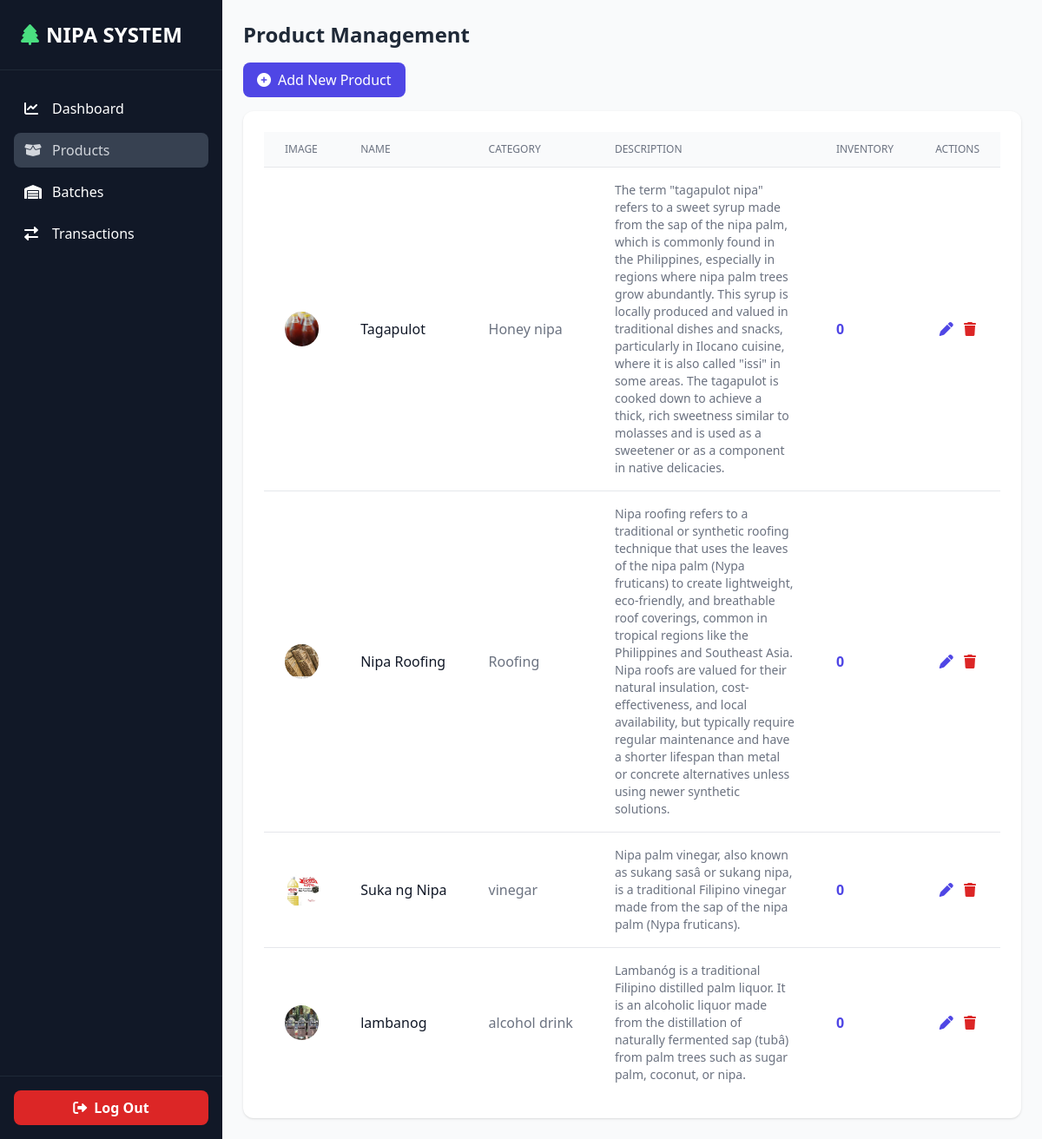
/dashboard.php?section=products (signed in), run on the app's committed database.
### tables this page shows
CREATE TABLE `products` (
  `id` int(11) NOT NULL,
  `name` varchar(255) NOT NULL,
  `category` varchar(100) DEFAULT NULL,
  `description` text DEFAULT NULL,
  `imageUrl` varchar(500) DEFAULT NULL,
  `created_at` timestamp NOT NULL DEFAULT current_timestamp(),
  `updated_at` timestamp NOT NULL DEFAULT current_timestamp() ON UPDATE current_timestamp()
);

### src/dashboard.php (the view, shortened to what this page needs)
<?php
require 'db.php';
$stmt = $pdo->query("SELECT * FROM products ORDER BY id DESC");
$products = $stmt->fetchAll();
$stmt = $pdo->query("
    SELECT b.*, p.name AS product_name
    FROM batches b
    JOIN products p ON p.id = b.product_id
    ORDER BY b.id DESC
");
$batches = $stmt->fetchAll();
$stmt = $pdo->query("
    SELECT t.*, p.name AS product_name, b.manufacture_date
    FROM transactions t
    JOIN products p ON p.id = t.product_id
    JOIN batches b ON b.id = t.batch_id
    ORDER BY t.id DESC
");
$transactions = $stmt->fetchAll();
$inventory = [];
foreach ($batches as $b) {
    $pid = $b['product_id'];
    $inventory[$pid] = ($inventory[$pid] ?? 0) + (int)$b['quantity'];
}
foreach ($transactions as $t) {
    $pid = $t['product_id'];
    $inventory[$pid] = ($inventory[$pid] ?? 0) - (int)$t['quantity_sold'];
}
$currentSection = $_GET['section'] ?? 'dashboard';
?>
<!DOCTYPE html>
<html lang="en">
<head>
    <script src="https://cdn.tailwindcss.com"></script>
    <link rel="stylesheet" href="https://cdnjs.cloudflare.com/ajax/libs/font-awesome/6.0.0-beta3/css/all.min.css">
</head>
<body class="bg-gray-50">
<aside id="sidebar" class="fixed top-0 left-0 h-full w-64 bg-gray-900 text-white flex flex-col z-50 transition-transform duration-300 ease-in-out sidebar-hide lg:sidebar-show">
    <div class="p-6 text-2xl font-bold border-b border-gray-800 flex items-center justify-between">
        <span class="flex items-center space-x-2">
            <i class="fas fa-tree text-green-400"></i>
            <span>NIPA SYSTEM</span>
        </span>
    </div>
    <nav class="flex-1 px-4 py-6 space-y-2">
        <a href="?section=dashboard" class="nav-link <?= $currentSection === 'dashboard' ? 'active-link' : '' ?> flex items-center space-x-3 w-full text-left hover:bg-gray-800 rounded-lg px-3 py-2 transition">
            <i class="fas fa-chart-line w-5"></i><span>Dashboard</span>
        </a>
        <a href="?section=products" class="nav-link <?= $currentSection === 'products' ? 'active-link' : '' ?> flex items-center space-x-3 w-full text-left hover:bg-gray-800 rounded-lg px-3 py-2 transition">
            <i class="fas fa-box-open w-5"></i><span>Products</span>
        </a>
        <a href="?section=batches" class="nav-link <?= $currentSection === 'batches' ? 'active-link' : '' ?> flex items-center space-x-3 w-full text-left hover:bg-gray-800 rounded-lg px-3 py-2 transition">
            <i class="fas fa-warehouse w-5"></i><span>Batches</span>
        </a>
        <a href="?section=transactions" class="nav-link <?= $currentSection === 'transactions' ? 'active-link' : '' ?> flex items-center space-x-3 w-full text-left hover:bg-gray-800 rounded-lg px-3 py-2 transition">
            <i class="fas fa-exchange-alt w-5"></i><span>Transactions</span>
        </a>
    </nav>
    <div class="p-4 border-t border-gray-800">
        <a href="logout.php" class="flex items-center justify-center bg-red-600 hover:bg-red-700 rounded-lg py-2 font-semibold transition">
            <i class="fas fa-sign-out-alt mr-2"></i> Log Out
        </a>
    </div>
</aside>
<main class="flex-1 p-4 lg:p-6 lg:ml-64 mt-16 lg:mt-0">
    <section id="productContent" class="content-section <?= $currentSection === 'products' ? 'active' : '' ?>">
    <div class="mb-4">
        <h2 class="text-xl lg:text-2xl font-bold text-gray-800">Product Management</h2>
    </div>
    <button onclick="toggleForm('addProductForm')" class="w-full lg:w-auto bg-indigo-600 text-white px-4 py-2 rounded-lg mb-4 hover:bg-indigo-700 transition">
        <i class="fas fa-plus-circle mr-2"></i>Add New Product
    </button>
    <div class="hidden lg:block bg-white p-6 rounded-xl shadow">
        <table class="min-w-full divide-y divide-gray-200">
            <thead class="bg-gray-50">
                <tr>
                    <th class="px-6 py-3 text-left text-xs font-medium text-gray-500 uppercase">Image</th>
                    <th class="px-6 py-3 text-left text-xs font-medium text-gray-500 uppercase">Name</th>
                    <th class="px-6 py-3 text-left text-xs font-medium text-gray-500 uppercase">Category</th>
                    <th class="px-6 py-3 text-left text-xs font-medium text-gray-500 uppercase">Description</th>
                    <th class="px-6 py-3 text-left text-xs font-medium text-gray-500 uppercase">Inventory</th>
                    <th class="px-6 py-3 text-right text-xs font-medium text-gray-500 uppercase">Actions</th>
                </tr>
            </thead>
            <tbody class="bg-white divide-y divide-gray-200">
                <?php foreach ($products as $product): ?>
                <tr>
                    <td class="px-6 py-4 whitespace-nowrap">
                        <img src="<?= htmlspecialchars($product['imageUrl'] ?? 'placeholder.png') ?>" alt="Product" class="h-10 w-10 rounded-full object-cover">
                    </td>
                    <td class="px-6 py-4 whitespace-nowrap font-medium text-gray-900"><?= htmlspecialchars($product['name']) ?></td>
                    <td class="px-6 py-4 whitespace-nowrap text-gray-500"><?= htmlspecialchars($product['category']) ?></td>
                    <td class="px-6 py-4 text-sm text-gray-500 max-w-xs overflow-hidden text-ellipsis"><?= htmlspecialchars($product['description']) ?></td>
                    <td class="px-6 py-4 whitespace-nowrap font-bold text-indigo-600"><?= $inventory[$product['id']] ?? 0 ?></td>
                    <td class="px-6 py-4 whitespace-nowrap text-right">
                        <button onclick="openEditModal(<?= htmlspecialchars(json_encode($product)) ?>)" class="text-indigo-600 hover:text-indigo-800 mx-1">
                            <i class="fas fa-pen"></i>
                        </button>
                        <form method="POST" class="inline" onsubmit="return confirm('Delete product?');">
                            <button type="submit" class="text-red-600 hover:text-red-800 mx-1">
                                <i class="fas fa-trash"></i>
                            </button>
                        </form>
                    </td>
                </tr>
                <?php endforeach; ?>
            </tbody>
        </table>
    </div>
</section>
</main>
</body>
</html>

### src/dashboard.php (style rules this page uses)
.active-link { background:#374151; color:#d1d5db }
.content-section { display:none }
.content-section.active { display:block }

### data on the page
products: imageUrl (picture), name "Tagapulot", category "Honey nipa", description "The term \"tagapulot nipa\" refers to a sweet syrup made from the sap of the nipa palm, which is commonly found in the Philippines, especially in regions where nipa palm trees grow abundantly. This syrup is locally produced and valued in traditional dishes and snacks, particularly in Ilocano cuisine, where it is also called \"issi\" in some areas. The tagapulot is cooked down to achieve a thick, rich sweetness similar to molasses and is used as a sweetener or as a component in native delicacies.", id "0"
products: imageUrl (picture), name "Nipa Roofing", category "Roofing", description "Nipa roofing refers to a traditional or synthetic roofing technique that uses the leaves of the nipa palm (Nypa fruticans) to create lightweight, eco-friendly, and breathable roof coverings, common in tropical regions like the Philippines and Southeast Asia. Nipa roofs are valued for their natural insulation, cost-effectiveness, and local availability, but typically require regular maintenance and have a shorter lifespan than metal or concrete alternatives unless using newer synthetic solutions.", id "0"
products: imageUrl (picture), name "Suka ng Nipa", category "vinegar", description "Nipa palm vinegar, also known as sukang sasâ or sukang nipa, is a traditional Filipino vinegar made from the sap of the nipa palm (Nypa fruticans).", id "0"
products: imageUrl (picture), name "lambanog", category "alcohol drink", description "Lambanóg is a traditional Filipino distilled palm liquor. It is an alcoholic liquor made from the distillation of naturally fermented sap (tubâ) from palm trees such as sugar palm, coconut, or nipa.", id "0"
